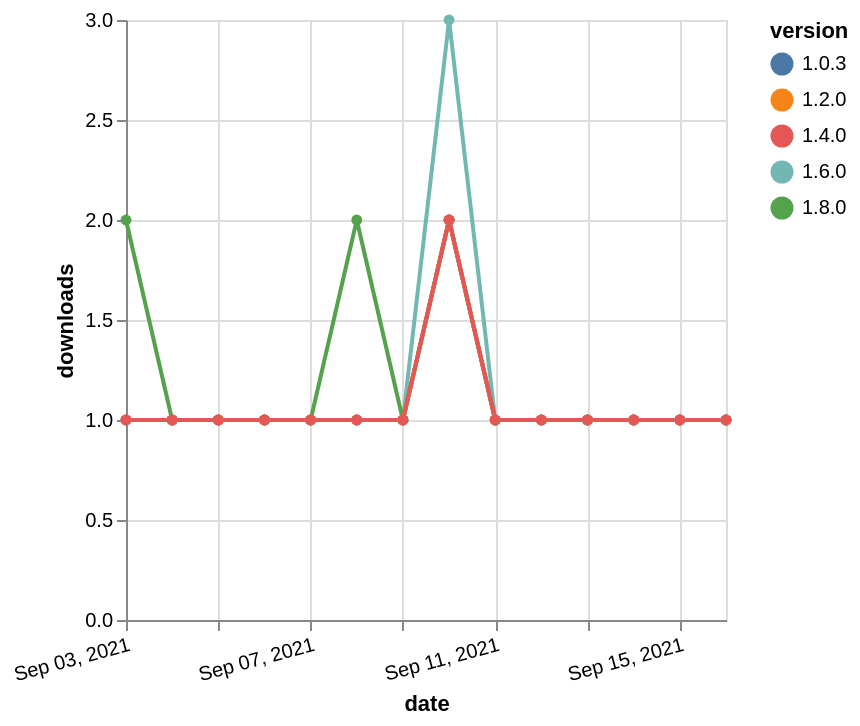

Write a Vega-Lite specification for this figure.
### Vega-Lite specification from a JSON file in a GitHub repository (floating-point values rounded to 4 significant figures)
{"$schema": "https://vega.github.io/schema/vega-lite/v5.json", "description": "A simple bar chart with embedded data.", "data": {"values": [{"date": "2021-09-03", "total": 188, "delta": 1, "version": "1.6.0"}, {"date": "2021-09-04", "total": 189, "delta": 1, "version": "1.6.0"}, {"date": "2021-09-05", "total": 190, "delta": 1, "version": "1.6.0"}, {"date": "2021-09-06", "total": 191, "delta": 1, "version": "1.6.0"}, {"date": "2021-09-07", "total": 192, "delta": 1, "version": "1.6.0"}, {"date": "2021-09-08", "total": 193, "delta": 1, "version": "1.6.0"}, {"date": "2021-09-09", "total": 194, "delta": 1, "version": "1.6.0"}, {"date": "2021-09-10", "total": 197, "delta": 3, "version": "1.6.0"}, {"date": "2021-09-11", "total": 198, "delta": 1, "version": "1.6.0"}, {"date": "2021-09-12", "total": 199, "delta": 1, "version": "1.6.0"}, {"date": "2021-09-13", "total": 200, "delta": 1, "version": "1.6.0"}, {"date": "2021-09-14", "total": 201, "delta": 1, "version": "1.6.0"}, {"date": "2021-09-15", "total": 202, "delta": 1, "version": "1.6.0"}, {"date": "2021-09-16", "total": 203, "delta": 1, "version": "1.6.0"}, {"date": "2021-09-03", "total": 119, "delta": 2, "version": "1.8.0"}, {"date": "2021-09-04", "total": 120, "delta": 1, "version": "1.8.0"}, {"date": "2021-09-05", "total": 121, "delta": 1, "version": "1.8.0"}, {"date": "2021-09-06", "total": 122, "delta": 1, "version": "1.8.0"}, {"date": "2021-09-07", "total": 123, "delta": 1, "version": "1.8.0"}, {"date": "2021-09-08", "total": 125, "delta": 2, "version": "1.8.0"}, {"date": "2021-09-09", "total": 126, "delta": 1, "version": "1.8.0"}, {"date": "2021-09-10", "total": 128, "delta": 2, "version": "1.8.0"}, {"date": "2021-09-11", "total": 129, "delta": 1, "version": "1.8.0"}, {"date": "2021-09-12", "total": 130, "delta": 1, "version": "1.8.0"}, {"date": "2021-09-13", "total": 131, "delta": 1, "version": "1.8.0"}, {"date": "2021-09-14", "total": 132, "delta": 1, "version": "1.8.0"}, {"date": "2021-09-15", "total": 133, "delta": 1, "version": "1.8.0"}, {"date": "2021-09-16", "total": 134, "delta": 1, "version": "1.8.0"}, {"date": "2021-09-03", "total": 185, "delta": 1, "version": "1.0.3"}, {"date": "2021-09-04", "total": 186, "delta": 1, "version": "1.0.3"}, {"date": "2021-09-05", "total": 187, "delta": 1, "version": "1.0.3"}, {"date": "2021-09-06", "total": 188, "delta": 1, "version": "1.0.3"}, {"date": "2021-09-07", "total": 189, "delta": 1, "version": "1.0.3"}, {"date": "2021-09-08", "total": 190, "delta": 1, "version": "1.0.3"}, {"date": "2021-09-09", "total": 191, "delta": 1, "version": "1.0.3"}, {"date": "2021-09-10", "total": 193, "delta": 2, "version": "1.0.3"}, {"date": "2021-09-11", "total": 194, "delta": 1, "version": "1.0.3"}, {"date": "2021-09-12", "total": 195, "delta": 1, "version": "1.0.3"}, {"date": "2021-09-13", "total": 196, "delta": 1, "version": "1.0.3"}, {"date": "2021-09-14", "total": 197, "delta": 1, "version": "1.0.3"}, {"date": "2021-09-15", "total": 198, "delta": 1, "version": "1.0.3"}, {"date": "2021-09-16", "total": 199, "delta": 1, "version": "1.0.3"}, {"date": "2021-09-03", "total": 180, "delta": 1, "version": "1.2.0"}, {"date": "2021-09-04", "total": 181, "delta": 1, "version": "1.2.0"}, {"date": "2021-09-05", "total": 182, "delta": 1, "version": "1.2.0"}, {"date": "2021-09-06", "total": 183, "delta": 1, "version": "1.2.0"}, {"date": "2021-09-07", "total": 184, "delta": 1, "version": "1.2.0"}, {"date": "2021-09-08", "total": 185, "delta": 1, "version": "1.2.0"}, {"date": "2021-09-09", "total": 186, "delta": 1, "version": "1.2.0"}, {"date": "2021-09-10", "total": 188, "delta": 2, "version": "1.2.0"}, {"date": "2021-09-11", "total": 189, "delta": 1, "version": "1.2.0"}, {"date": "2021-09-12", "total": 190, "delta": 1, "version": "1.2.0"}, {"date": "2021-09-13", "total": 191, "delta": 1, "version": "1.2.0"}, {"date": "2021-09-14", "total": 192, "delta": 1, "version": "1.2.0"}, {"date": "2021-09-15", "total": 193, "delta": 1, "version": "1.2.0"}, {"date": "2021-09-16", "total": 194, "delta": 1, "version": "1.2.0"}, {"date": "2021-09-03", "total": 158, "delta": 1, "version": "1.4.0"}, {"date": "2021-09-04", "total": 159, "delta": 1, "version": "1.4.0"}, {"date": "2021-09-05", "total": 160, "delta": 1, "version": "1.4.0"}, {"date": "2021-09-06", "total": 161, "delta": 1, "version": "1.4.0"}, {"date": "2021-09-07", "total": 162, "delta": 1, "version": "1.4.0"}, {"date": "2021-09-08", "total": 163, "delta": 1, "version": "1.4.0"}, {"date": "2021-09-09", "total": 164, "delta": 1, "version": "1.4.0"}, {"date": "2021-09-10", "total": 166, "delta": 2, "version": "1.4.0"}, {"date": "2021-09-11", "total": 167, "delta": 1, "version": "1.4.0"}, {"date": "2021-09-12", "total": 168, "delta": 1, "version": "1.4.0"}, {"date": "2021-09-13", "total": 169, "delta": 1, "version": "1.4.0"}, {"date": "2021-09-14", "total": 170, "delta": 1, "version": "1.4.0"}, {"date": "2021-09-15", "total": 171, "delta": 1, "version": "1.4.0"}, {"date": "2021-09-16", "total": 172, "delta": 1, "version": "1.4.0"}]}, "width": "container", "mark": {"type": "line", "point": {"filled": true}}, "encoding": {"x": {"field": "date", "type": "temporal", "timeUnit": "yearmonthdate", "title": "date", "axis": {"labelAngle": -15}}, "y": {"field": "delta", "type": "quantitative", "title": "downloads"}, "color": {"field": "version", "type": "nominal"}, "tooltip": {"field": "delta"}}}
